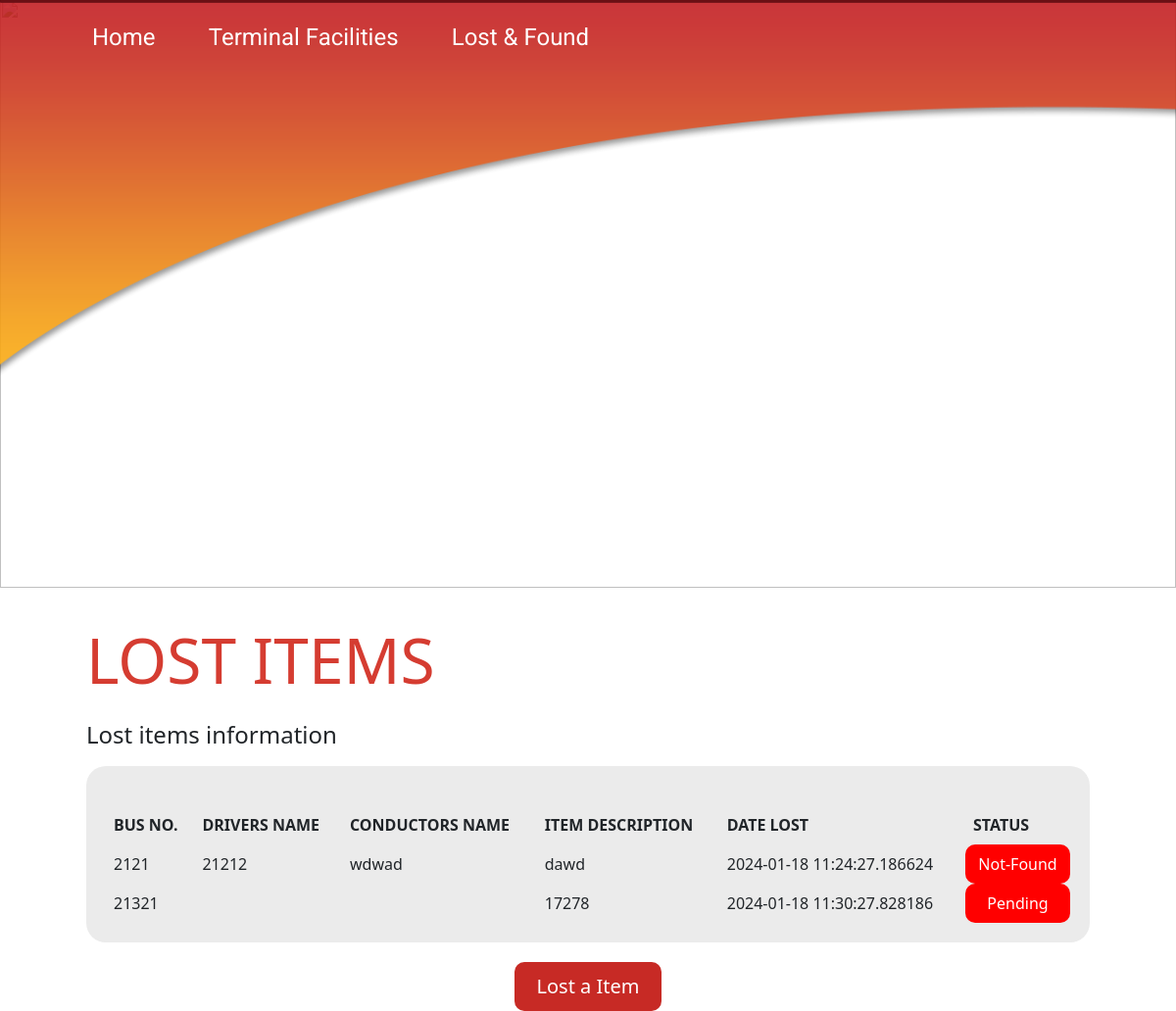
The page /User/04-User-Lost-Item.php on the database its author committed.
### tables this page shows
CREATE TABLE `lost_tb` (
  `id` int(50) NOT NULL,
  `bus_no` int(50) NOT NULL,
  `drivers_name` varchar(100) NOT NULL,
  `conductors_name` varchar(100) NOT NULL,
  `item` varchar(100) NOT NULL,
  `date` timestamp(6) NOT NULL DEFAULT current_timestamp(6) ON UPDATE current_timestamp(6),
  `status` varchar(50) NOT NULL,
  `ticket_no` int(50) NOT NULL
);

### User/Table/Table-lostItem.php (the view, shortened to what this page needs)
<table>
            <thead>
        <tr>
            <th scope="col">BUS NO.</th>
            <th scope="col">DRIVERS NAME</th>
            <th scope="col">CONDUCTORS NAME</th>
            <th scope="col">ITEM DESCRIPTION</th>
            <th scope="col">DATE LOST</th>
            <th scope="col">STATUS</th>
        </tr>
            </thead>
                <tbody>
                    <?php
                    include 'TABLE-Connection.php';
                        $sql = "SELECT *FROM lost_tb";
                        $result = mysqli_query($conn,$sql);
                       while($row = mysqli_fetch_assoc($result)) {
                        $statusClass = ($row['status'] == 'claim') ? 'claim-status-claim' : 'claim-status-unclaim';
                        $bus_no = $row['bus_no'];
                        $dname = $row['drivers_name'];
                        $cname = $row['conductors_name'];
                        $item = $row['item'];
                        $date = $row['date'];
                        echo '
                        <tr>
                    <td>'.$bus_no.'</td>
                    <td>'.$dname.'</td>
                    <td>'.$cname.'</td>
                    <td>'.$item.'</td>
                    <td>'.$date.'</td>
                    <td class="' . $statusClass . '">' . $row['status'] . '</td>
                    </tr>
                        ';
                       }
                    ?>
                </tbody>
</table>

### User/CSS/STYLE-lost.css (style rules this page uses)
table { border-collapse: collapse; width: 100%; margin-top: 20px; border-radius: 20px; }
table, th, td { padding: 8px; text-align: left; }

### User/Table/Table-lostItem.php (style rules this page uses)
.claim-status-unclaim { background-color: red; color: white; border-radius: 10px; text-align: center; }

### rows shown on the page
lost_tb: bus_no "2121", drivers_name "21212", conductors_name "wdwad", item "dawd", date "2024-01-18 11:24:27.186624", status "Not-Found"
lost_tb: bus_no "21321", item "17278", date "2024-01-18 11:30:27.828186", status "Pending"
